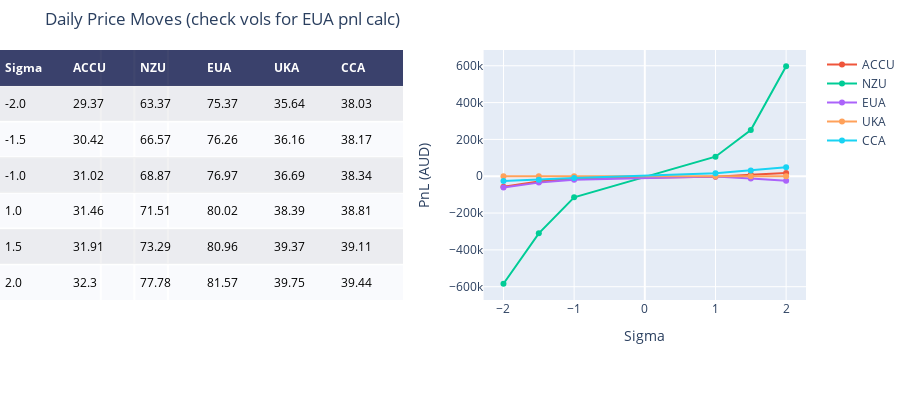

Write notebook code for a chart like this one.
### Code cell
fig = ff.create_table(prices_daily,height_constant=50)

for i in list(fig_daily)[1:]:
    fig.add_trace(go.Scatter(x=fig_daily.Sigma, y=fig_daily[i], name=i, xaxis='x2', yaxis='y2'))
    fig.update_xaxes(tickvals=[-2,-1.5,-1,1,1.5,2])
    
fig.update_layout(
    title_text = 'Daily Price Moves (check vols for EUA pnl calc)',
    margin = {'t':50, 'b':100},
    xaxis = {'domain': [0, .5]},
    xaxis2 = {'domain': [0.6, 1.],'title':'Sigma'},
    yaxis2 = {'anchor': 'x2', 'title': 'PnL (AUD)'}
)

fig.show()

### Figure 1 — Plotly figure (JSON) as saved in the notebook; plotly's stock layout.template omitted (floating-point values rounded to 4 significant figures)
{"data": [{"colorscale": [[0, "#00083e"], [0.5, "#ededee"], [1, "#ffffff"]], "hoverinfo": "none", "opacity": 0.75, "showscale": false, "type": "heatmap", "z": [[0, 0, 0, 0, 0, 0], [0.5, 0.5, 0.5, 0.5, 0.5, 0.5], [1, 1, 1, 1, 1, 1], [0.5, 0.5, 0.5, 0.5, 0.5, 0.5], [1, 1, 1, 1, 1, 1], [0.5, 0.5, 0.5, 0.5, 0.5, 0.5], [1, 1, 1, 1, 1, 1]]}, {"name": "ACCU", "type": "scatter", "x": [-2, -1.5, -1, 1, 1.5, 2], "xaxis": "x2", "y": [-56770.0, -28120.0, -12830.0, -2372.0, 8143.0, 16890.0], "yaxis": "y2"}, {"name": "NZU", "type": "scatter", "x": [-2, -1.5, -1, 1, 1.5, 2], "xaxis": "x2", "y": [-584000.0, -310000.0, -114600.0, 106000.0, 250700.0, 597300.0], "yaxis": "y2"}, {"name": "EUA", "type": "scatter", "x": [-2, -1.5, -1, 1, 1.5, 2], "xaxis": "x2", "y": [-60650.0, -34690.0, -18510.0, -886.3, -12610.0, -24680.0], "yaxis": "y2"}, {"name": "UKA", "type": "scatter", "x": [-2, -1.5, -1, 1, 1.5, 2], "xaxis": "x2", "y": [0, 0, 0, 0, 0, 0], "yaxis": "y2"}, {"name": "CCA", "type": "scatter", "x": [-2, -1.5, -1, 1, 1.5, 2], "xaxis": "x2", "y": [-26350.0, -18490.0, -9613.0, 15510.0, 31590.0, 49080.0], "yaxis": "y2"}], "layout": {"annotations": [{"align": "left", "font": {"color": "#ffffff"}, "showarrow": false, "text": "<b>Sigma</b>", "x": -0.45, "xanchor": "left", "xref": "x", "y": 0, "yref": "y"}, {"align": "left", "font": {"color": "#ffffff"}, "showarrow": false, "text": "<b>ACCU</b>", "x": 0.55, "xanchor": "left", "xref": "x", "y": 0, "yref": "y"}, {"align": "left", "font": {"color": "#ffffff"}, "showarrow": false, "text": "<b>NZU</b>", "x": 1.55, "xanchor": "left", "xref": "x", "y": 0, "yref": "y"}, {"align": "left", "font": {"color": "#ffffff"}, "showarrow": false, "text": "<b>EUA</b>", "x": 2.55, "xanchor": "left", "xref": "x", "y": 0, "yref": "y"}, {"align": "left", "font": {"color": "#ffffff"}, "showarrow": false, "text": "<b>UKA</b>", "x": 3.55, "xanchor": "left", "xref": "x", "y": 0, "yref": "y"}, {"align": "left", "font": {"color": "#ffffff"}, "showarrow": false, "text": "<b>CCA</b>", "x": 4.55, "xanchor": "left", "xref": "x", "y": 0, "yref": "y"}, {"align": "left", "font": {"color": "#000000"}, "showarrow": false, "text": "-2.0", "x": -0.45, "xanchor": "left", "xref": "x", "y": 1, "yref": "y"}, {"align": "left", "font": {"color": "#000000"}, "showarrow": false, "text": "29.37", "x": 0.55, "xanchor": "left", "xref": "x", "y": 1, "yref": "y"}, {"align": "left", "font": {"color": "#000000"}, "showarrow": false, "text": "63.37", "x": 1.55, "xanchor": "left", "xref": "x", "y": 1, "yref": "y"}, {"align": "left", "font": {"color": "#000000"}, "showarrow": false, "text": "75.37", "x": 2.55, "xanchor": "left", "xref": "x", "y": 1, "yref": "y"}, {"align": "left", "font": {"color": "#000000"}, "showarrow": false, "text": "35.64", "x": 3.55, "xanchor": "left", "xref": "x", "y": 1, "yref": "y"}, {"align": "left", "font": {"color": "#000000"}, "showarrow": false, "text": "38.03", "x": 4.55, "xanchor": "left", "xref": "x", "y": 1, "yref": "y"}, {"align": "left", "font": {"color": "#000000"}, "showarrow": false, "text": "-1.5", "x": -0.45, "xanchor": "left", "xref": "x", "y": 2, "yref": "y"}, {"align": "left", "font": {"color": "#000000"}, "showarrow": false, "text": "30.42", "x": 0.55, "xanchor": "left", "xref": "x", "y": 2, "yref": "y"}, {"align": "left", "font": {"color": "#000000"}, "showarrow": false, "text": "66.57", "x": 1.55, "xanchor": "left", "xref": "x", "y": 2, "yref": "y"}, {"align": "left", "font": {"color": "#000000"}, "showarrow": false, "text": "76.26", "x": 2.55, "xanchor": "left", "xref": "x", "y": 2, "yref": "y"}, {"align": "left", "font": {"color": "#000000"}, "showarrow": false, "text": "36.16", "x": 3.55, "xanchor": "left", "xref": "x", "y": 2, "yref": "y"}, {"align": "left", "font": {"color": "#000000"}, "showarrow": false, "text": "38.17", "x": 4.55, "xanchor": "left", "xref": "x", "y": 2, "yref": "y"}, {"align": "left", "font": {"color": "#000000"}, "showarrow": false, "text": "-1.0", "x": -0.45, "xanchor": "left", "xref": "x", "y": 3, "yref": "y"}, {"align": "left", "font": {"color": "#000000"}, "showarrow": false, "text": "31.02", "x": 0.55, "xanchor": "left", "xref": "x", "y": 3, "yref": "y"}, {"align": "left", "font": {"color": "#000000"}, "showarrow": false, "text": "68.87", "x": 1.55, "xanchor": "left", "xref": "x", "y": 3, "yref": "y"}, {"align": "left", "font": {"color": "#000000"}, "showarrow": false, "text": "76.97", "x": 2.55, "xanchor": "left", "xref": "x", "y": 3, "yref": "y"}, {"align": "left", "font": {"color": "#000000"}, "showarrow": false, "text": "36.69", "x": 3.55, "xanchor": "left", "xref": "x", "y": 3, "yref": "y"}, {"align": "left", "font": {"color": "#000000"}, "showarrow": false, "text": "38.34", "x": 4.55, "xanchor": "left", "xref": "x", "y": 3, "yref": "y"}, {"align": "left", "font": {"color": "#000000"}, "showarrow": false, "text": "1.0", "x": -0.45, "xanchor": "left", "xref": "x", "y": 4, "yref": "y"}, {"align": "left", "font": {"color": "#000000"}, "showarrow": false, "text": "31.46", "x": 0.55, "xanchor": "left", "xref": "x", "y": 4, "yref": "y"}, {"align": "left", "font": {"color": "#000000"}, "showarrow": false, "text": "71.51", "x": 1.55, "xanchor": "left", "xref": "x", "y": 4, "yref": "y"}, {"align": "left", "font": {"color": "#000000"}, "showarrow": false, "text": "80.02", "x": 2.55, "xanchor": "left", "xref": "x", "y": 4, "yref": "y"}, {"align": "left", "font": {"color": "#000000"}, "showarrow": false, "text": "38.39", "x": 3.55, "xanchor": "left", "xref": "x", "y": 4, "yref": "y"}, {"align": "left", "font": {"color": "#000000"}, "showarrow": false, "text": "38.81", "x": 4.55, "xanchor": "left", "xref": "x", "y": 4, "yref": "y"}, {"align": "left", "font": {"color": "#000000"}, "showarrow": false, "text": "1.5", "x": -0.45, "xanchor": "left", "xref": "x", "y": 5, "yref": "y"}, {"align": "left", "font": {"color": "#000000"}, "showarrow": false, "text": "31.91", "x": 0.55, "xanchor": "left", "xref": "x", "y": 5, "yref": "y"}, {"align": "left", "font": {"color": "#000000"}, "showarrow": false, "text": "73.29", "x": 1.55, "xanchor": "left", "xref": "x", "y": 5, "yref": "y"}, {"align": "left", "font": {"color": "#000000"}, "showarrow": false, "text": "80.96", "x": 2.55, "xanchor": "left", "xref": "x", "y": 5, "yref": "y"}, {"align": "left", "font": {"color": "#000000"}, "showarrow": false, "text": "39.37", "x": 3.55, "xanchor": "left", "xref": "x", "y": 5, "yref": "y"}, {"align": "left", "font": {"color": "#000000"}, "showarrow": false, "text": "39.11", "x": 4.55, "xanchor": "left", "xref": "x", "y": 5, "yref": "y"}, {"align": "left", "font": {"color": "#000000"}, "showarrow": false, "text": "2.0", "x": -0.45, "xanchor": "left", "xref": "x", "y": 6, "yref": "y"}, {"align": "left", "font": {"color": "#000000"}, "showarrow": false, "text": "32.3", "x": 0.55, "xanchor": "left", "xref": "x", "y": 6, "yref": "y"}, {"align": "left", "font": {"color": "#000000"}, "showarrow": false, "text": "77.78", "x": 1.55, "xanchor": "left", "xref": "x", "y": 6, "yref": "y"}, {"align": "left", "font": {"color": "#000000"}, "showarrow": false, "text": "81.57", "x": 2.55, "xanchor": "left", "xref": "x", "y": 6, "yref": "y"}, {"align": "left", "font": {"color": "#000000"}, "showarrow": false, "text": "39.75", "x": 3.55, "xanchor": "left", "xref": "x", "y": 6, "yref": "y"}, {"align": "left", "font": {"color": "#000000"}, "showarrow": false, "text": "39.44", "x": 4.55, "xanchor": "left", "xref": "x", "y": 6, "yref": "y"}], "height": 400, "margin": {"b": 100, "l": 0, "r": 0, "t": 50}, "title": {"text": "Daily Price Moves (check vols for EUA pnl calc)"}, "xaxis": {"domain": [0, 0.5], "dtick": 1, "gridwidth": 2, "showticklabels": false, "tick0": -0.5, "ticks": "", "tickvals": [-2, -1.5, -1, 1, 1.5, 2], "zeroline": false}, "xaxis2": {"domain": [0.6, 1], "title": {"text": "Sigma"}}, "yaxis": {"autorange": "reversed", "dtick": 1, "gridwidth": 2, "showticklabels": false, "tick0": 0.5, "ticks": "", "zeroline": false}, "yaxis2": {"anchor": "x2", "title": {"text": "PnL (AUD)"}}}}
